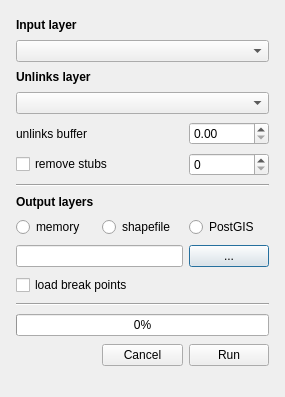
<?xml version="1.0" encoding="UTF-8"?>
<!--
SPDX-FileCopyrightText: 2019 Ioanna Kolovou <i.kolovou@spacesyntax.com>
SPDX-FileCopyrightText: 2019 Space Syntax Ltd.

SPDX-License-Identifier: GPL-2.0-or-later
-->
<ui version="4.0">
 <class>RoadNetworkCleanerDialog</class>
 <widget class="QDialog" name="RoadNetworkCleanerDialog">
  <property name="geometry">
   <rect>
    <x>0</x>
    <y>0</y>
    <width>285</width>
    <height>397</height>
   </rect>
  </property>
  <property name="minimumSize">
   <size>
    <width>0</width>
    <height>0</height>
   </size>
  </property>
  <property name="windowTitle">
   <string>NetworkSegmenter</string>
  </property>
  <layout class="QHBoxLayout" name="horizontalLayout">
   <item>
    <layout class="QGridLayout">
     <property name="sizeConstraint">
      <enum>QLayout::SetNoConstraint</enum>
     </property>
     <property name="leftMargin">
      <number>5</number>
     </property>
     <property name="topMargin">
      <number>5</number>
     </property>
     <property name="rightMargin">
      <number>5</number>
     </property>
     <property name="bottomMargin">
      <number>5</number>
     </property>
     <item row="11" column="0">
      <widget class="QRadioButton" name="memoryRadioButton">
       <property name="sizePolicy">
        <sizepolicy hsizetype="MinimumExpanding" vsizetype="Fixed">
         <horstretch>0</horstretch>
         <verstretch>0</verstretch>
        </sizepolicy>
       </property>
       <property name="text">
        <string>memory</string>
       </property>
      </widget>
     </item>
     <item row="18" column="2">
      <widget class="QPushButton" name="networkSaveButton">
       <property name="sizePolicy">
        <sizepolicy hsizetype="MinimumExpanding" vsizetype="Fixed">
         <horstretch>0</horstretch>
         <verstretch>0</verstretch>
        </sizepolicy>
       </property>
       <property name="maximumSize">
        <size>
         <width>16777215</width>
         <height>16777215</height>
        </size>
       </property>
       <property name="text">
        <string>...</string>
       </property>
      </widget>
     </item>
     <item row="5" column="0" colspan="2">
      <widget class="QCheckBox" name="stubsCheckBox">
       <property name="sizePolicy">
        <sizepolicy hsizetype="Minimum" vsizetype="Fixed">
         <horstretch>0</horstretch>
         <verstretch>0</verstretch>
        </sizepolicy>
       </property>
       <property name="text">
        <string>remove stubs</string>
       </property>
      </widget>
     </item>
     <item row="26" column="1">
      <widget class="QPushButton" name="cancelButton">
       <property name="sizePolicy">
        <sizepolicy hsizetype="MinimumExpanding" vsizetype="Fixed">
         <horstretch>0</horstretch>
         <verstretch>0</verstretch>
        </sizepolicy>
       </property>
       <property name="maximumSize">
        <size>
         <width>16777215</width>
         <height>16777215</height>
        </size>
       </property>
       <property name="text">
        <string>Cancel</string>
       </property>
      </widget>
     </item>
     <item row="1" column="0" colspan="3">
      <widget class="QComboBox" name="inputCombo">
       <property name="sizePolicy">
        <sizepolicy hsizetype="MinimumExpanding" vsizetype="Fixed">
         <horstretch>0</horstretch>
         <verstretch>0</verstretch>
        </sizepolicy>
       </property>
      </widget>
     </item>
     <item row="11" column="1">
      <widget class="QRadioButton" name="shpRadioButton">
       <property name="sizePolicy">
        <sizepolicy hsizetype="MinimumExpanding" vsizetype="Fixed">
         <horstretch>0</horstretch>
         <verstretch>0</verstretch>
        </sizepolicy>
       </property>
       <property name="text">
        <string>shapefile</string>
       </property>
      </widget>
     </item>
     <item row="0" column="0" colspan="3">
      <widget class="QLabel" name="label">
       <property name="sizePolicy">
        <sizepolicy hsizetype="MinimumExpanding" vsizetype="Fixed">
         <horstretch>0</horstretch>
         <verstretch>0</verstretch>
        </sizepolicy>
       </property>
       <property name="font">
        <font>
         <weight>75</weight>
         <bold>true</bold>
        </font>
       </property>
       <property name="text">
        <string>Input layer</string>
       </property>
      </widget>
     </item>
     <item row="18" column="0" colspan="2">
      <widget class="QLineEdit" name="outputCleaned">
       <property name="enabled">
        <bool>true</bool>
       </property>
       <property name="sizePolicy">
        <sizepolicy hsizetype="Minimum" vsizetype="Fixed">
         <horstretch>0</horstretch>
         <verstretch>0</verstretch>
        </sizepolicy>
       </property>
      </widget>
     </item>
     <item row="19" column="0" colspan="3">
      <widget class="QCheckBox" name="breakagesCheckBox">
       <property name="text">
        <string>load break points</string>
       </property>
      </widget>
     </item>
     <item row="11" column="2">
      <widget class="QRadioButton" name="postgisRadioButton">
       <property name="sizePolicy">
        <sizepolicy hsizetype="MinimumExpanding" vsizetype="Fixed">
         <horstretch>0</horstretch>
         <verstretch>0</verstretch>
        </sizepolicy>
       </property>
       <property name="text">
        <string>PostGIS</string>
       </property>
      </widget>
     </item>
     <item row="10" column="0" colspan="3">
      <widget class="QLabel" name="label_4">
       <property name="sizePolicy">
        <sizepolicy hsizetype="MinimumExpanding" vsizetype="Fixed">
         <horstretch>0</horstretch>
         <verstretch>0</verstretch>
        </sizepolicy>
       </property>
       <property name="font">
        <font>
         <weight>75</weight>
         <bold>true</bold>
        </font>
       </property>
       <property name="text">
        <string>Output layers</string>
       </property>
      </widget>
     </item>
     <item row="3" column="0" colspan="3">
      <widget class="QComboBox" name="unlinksCombo"/>
     </item>
     <item row="26" column="2">
      <widget class="QPushButton" name="runButton">
       <property name="sizePolicy">
        <sizepolicy hsizetype="MinimumExpanding" vsizetype="Fixed">
         <horstretch>0</horstretch>
         <verstretch>0</verstretch>
        </sizepolicy>
       </property>
       <property name="maximumSize">
        <size>
         <width>16777215</width>
         <height>16777215</height>
        </size>
       </property>
       <property name="text">
        <string>Run</string>
       </property>
      </widget>
     </item>
     <item row="24" column="0" colspan="3">
      <widget class="QProgressBar" name="segmentingProgress">
       <property name="sizePolicy">
        <sizepolicy hsizetype="MinimumExpanding" vsizetype="Fixed">
         <horstretch>0</horstretch>
         <verstretch>0</verstretch>
        </sizepolicy>
       </property>
       <property name="value">
        <number>0</number>
       </property>
      </widget>
     </item>
     <item row="22" column="0" colspan="3">
      <widget class="Line" name="line_2">
       <property name="orientation">
        <enum>Qt::Horizontal</enum>
       </property>
      </widget>
     </item>
     <item row="7" column="0" colspan="3">
      <widget class="Line" name="line">
       <property name="orientation">
        <enum>Qt::Horizontal</enum>
       </property>
      </widget>
     </item>
     <item row="5" column="2">
      <widget class="QSpinBox" name="stubsSpin">
       <property name="sizePolicy">
        <sizepolicy hsizetype="Minimum" vsizetype="Fixed">
         <horstretch>0</horstretch>
         <verstretch>0</verstretch>
        </sizepolicy>
       </property>
       <property name="maximumSize">
        <size>
         <width>16777215</width>
         <height>16777215</height>
        </size>
       </property>
      </widget>
     </item>
     <item row="4" column="0" colspan="2">
      <widget class="QLabel" name="label_3">
       <property name="text">
        <string>unlinks buffer</string>
       </property>
      </widget>
     </item>
     <item row="2" column="0" colspan="2">
      <widget class="QLabel" name="label_2">
       <property name="sizePolicy">
        <sizepolicy hsizetype="MinimumExpanding" vsizetype="Fixed">
         <horstretch>0</horstretch>
         <verstretch>0</verstretch>
        </sizepolicy>
       </property>
       <property name="font">
        <font>
         <weight>75</weight>
         <bold>true</bold>
        </font>
       </property>
       <property name="text">
        <string>Unlinks layer</string>
       </property>
      </widget>
     </item>
     <item row="4" column="2">
      <widget class="QDoubleSpinBox" name="bufferSpinBox"/>
     </item>
    </layout>
   </item>
  </layout>
 </widget>
 <resources/>
 <connections/>
</ui>
